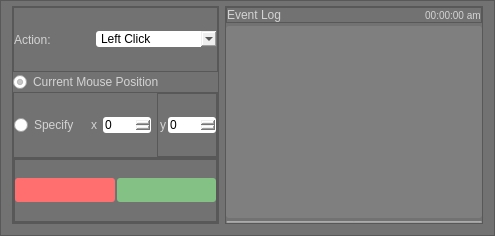
                  <widget class="QFrame" name="frame_23">
                   <property name="styleSheet">
                    <string notr="true">QFrame {
background-color: #727272;
color: #fff;
}
QRadioButton {
background-color: none;
}
</string>
                   </property>
                   <property name="frameShape">
                    <enum>QFrame::StyledPanel</enum>
                   </property>
                   <property name="frameShadow">
                    <enum>QFrame::Raised</enum>
                   </property>
                   <layout class="QHBoxLayout" name="horizontalLayout_7" stretch="0,1">
                    <property name="topMargin">
                     <number>5</number>
                    </property>
                    <item>
                     <widget class="QFrame" name="frame_22">
                      <property name="frameShape">
                       <enum>QFrame::StyledPanel</enum>
                      </property>
                      <property name="frameShadow">
                       <enum>QFrame::Raised</enum>
                      </property>
                      <layout class="QVBoxLayout" name="verticalLayout_8">
                       <property name="spacing">
                        <number>0</number>
                       </property>
                       <property name="leftMargin">
                        <number>0</number>
                       </property>
                       <property name="topMargin">
                        <number>0</number>
                       </property>
                       <property name="rightMargin">
                        <number>0</number>
                       </property>
                       <property name="bottomMargin">
                        <number>0</number>
                       </property>
                       <item>
                        <widget class="QFrame" name="frame">
                         <property name="frameShape">
                          <enum>QFrame::StyledPanel</enum>
                         </property>
                         <property name="frameShadow">
                          <enum>QFrame::Raised</enum>
                         </property>
                         <layout class="QHBoxLayout" name="horizontalLayout_20">
                          <property name="spacing">
                           <number>0</number>
                          </property>
                          <property name="leftMargin">
                           <number>0</number>
                          </property>
                          <property name="topMargin">
                           <number>0</number>
                          </property>
                          <property name="rightMargin">
                           <number>0</number>
                          </property>
                          <property name="bottomMargin">
                           <number>0</number>
                          </property>
                          <item>
                           <widget class="QLabel" name="label_2">
                            <property name="styleSheet">
                             <string notr="true">color: lightgray;</string>
                            </property>
                            <property name="text">
                             <string>Action:</string>
                            </property>
                           </widget>
                          </item>
                          <item>
                           <widget class="QComboBox" name="action">
                            <property name="styleSheet">
                             <string notr="true">border-radius: 3px;</string>
                            </property>
                            <item>
                             <property name="text">
                              <string>Left Click</string>
                             </property>
                            </item>
                            <item>
                             <property name="text">
                              <string>Left Double Click</string>
                             </property>
                            </item>
                            <item>
                             <property name="text">
                              <string>Left Triple Click</string>
                             </property>
                            </item>
                            <item>
                             <property name="text">
                              <string>Right Click</string>
                             </property>
                            </item>
                            <item>
                             <property name="text">
                              <string>Right Double Click</string>
                             </property>
                            </item>
                            <item>
                             <property name="text">
                              <string>Right Triple Click</string>
                             </property>
                            </item>
                            <item>
                             <property name="text">
                              <string>crtl c</string>
                             </property>
                            </item>
                            <item>
                             <property name="text">
                              <string>crtl v</string>
                             </property>
                            </item>
                            <item>
                             <property name="text">
                              <string>ctrl x</string>
                             </property>
                            </item>
                            <item>
                             <property name="text">
                              <string>a</string>
                             </property>
                            </item>
                            <item>
                             <property name="text">
                              <string>w</string>
                             </property>
                            </item>
                            <item>
                             <property name="text">
                              <string>s</string>
                             </property>
                            </item>
                            <item>
                             <property name="text">
                              <string>d</string>
                             </property>
                            </item>
                            <item>
                             <property name="text">
                              <string>e</string>
                             </property>
                            </item>
                            <item>
                             <property name="text">
                              <string>shift</string>
                             </property>
                            </item>
                            <item>
                             <property name="text">
                              <string>alt</string>
                             </property>
                            </item>
                            <item>
                             <property name="text">
                              <string>space</string>
                             </property>
                            </item>
                            <item>
                             <property name="text">
                              <string>esc</string>
                             </property>
                            </item>
                            <item>
                             <property name="text">
                              <string>enter</string>
                             </property>
                            </item>
                            <item>
                             <property name="text">
                              <string>f1</string>
                             </property>
                            </item>
                            <item>
                             <property name="text">
                              <string>f2</string>
                             </property>
                            </item>
                            <item>
                             <property name="text">
                              <string>f3</string>
                             </property>
                            </item>
                            <item>
                             <property name="text">
                              <string>f4</string>
                             </property>
                            </item>
                            <item>
                             <property name="text">
                              <string>f5</string>
                             </property>
                            </item>
                            <item>
                             <property name="text">
                              <string>f6</string>
                             </property>
                            </item>
                            <item>
                             <property name="text">
                              <string>f7</string>
                             </property>
                            </item>
                            <item>
                             <property name="text">
                              <string>f8</string>
                             </property>
                            </item>
                            <item>
                             <property name="text">
                              <string>f9</string>
                             </property>
                            </item>
                            <item>
                             <property name="text">
                              <string>f10</string>
                             </property>
                            </item>
                            <item>
                             <property name="text">
                              <string>f11</string>
                             </property>
                            </item>
                            <item>
                             <property name="text">
                              <string>f12</string>
                             </property>
                            </item>
                           </widget>
                          </item>
                         </layout>
                        </widget>
                       </item>
                       <item>
                        <widget class="QRadioButton" name="current">
                         <property name="cursor">
                          <cursorShape>PointingHandCursor</cursorShape>
                         </property>
                         <property name="styleSheet">
                          <string notr="true">color: lightgray;</string>
                         </property>
                         <property name="text">
                          <string>Current Mouse Position</string>
                         </property>
                         <property name="checked">
                          <bool>true</bool>
                         </property>
                        </widget>
                       </item>
                       <item>
                        <widget class="QFrame" name="frame_3">
                         <property name="frameShape">
                          <enum>QFrame::StyledPanel</enum>
                         </property>
                         <property name="frameShadow">
                          <enum>QFrame::Raised</enum>
                         </property>
                         <layout class="QHBoxLayout" name="horizontalLayout_17">
                          <property name="leftMargin">
                           <number>0</number>
                          </property>
                          <property name="topMargin">
                           <number>0</number>
                          </property>
                          <property name="rightMargin">
                           <number>0</number>
                          </property>
                          <property name="bottomMargin">
                           <number>0</number>
                          </property>
                          <item>
                           <widget class="QRadioButton" name="specify">
                            <property name="cursor">
                             <cursorShape>PointingHandCursor</cursorShape>
                            </property>
                            <property name="styleSheet">
                             <string notr="true">color: lightgray;</string>
                            </property>
                            <property name="text">
                             <string>Specify  </string>
                            </property>
                           </widget>
                          </item>
                          <item>
                           <widget class="QLabel" name="label_8">
                            <property name="styleSheet">
                             <string notr="true">color: lightgray;</string>
                            </property>
                            <property name="text">
                             <string>x</string>
                            </property>
                            <property name="alignment">
                             <set>Qt::AlignCenter</set>
                            </property>
                           </widget>
                          </item>
                          <item>
                           <widget class="QSpinBox" name="xcoor">
                            <property name="styleSheet">
                             <string notr="true">border-radius: 3px;</string>
                            </property>
                            <property name="maximum">
                             <number>9000</number>
                            </property>
                           </widget>
                          </item>
                          <item>
                           <widget class="QFrame" name="frame_36">
                            <property name="frameShape">
                             <enum>QFrame::StyledPanel</enum>
                            </property>
                            <property name="frameShadow">
                             <enum>QFrame::Raised</enum>
                            </property>
                            <layout class="QHBoxLayout" name="horizontalLayout_19">
                             <property name="spacing">
                              <number>2</number>
                             </property>
                             <property name="leftMargin">
                              <number>0</number>
                             </property>
                             <property name="topMargin">
                              <number>0</number>
                             </property>
                             <property name="rightMargin">
                              <number>0</number>
                             </property>
                             <property name="bottomMargin">
                              <number>0</number>
                             </property>
                             <item>
                              <widget class="QFrame" name="frame_15">
                               <property name="frameShape">
                                <enum>QFrame::StyledPanel</enum>
                               </property>
                               <property name="frameShadow">
                                <enum>QFrame::Raised</enum>
                               </property>
                              </widget>
                             </item>
                             <item>
                              <widget class="QLabel" name="label_13">
                               <property name="styleSheet">
                                <string notr="true">color: lightgray;</string>
                               </property>
                               <property name="text">
                                <string>y</string>
                               </property>
                               <property name="alignment">
                                <set>Qt::AlignCenter</set>
                               </property>
                              </widget>
                             </item>
                             <item>
                              <widget class="QSpinBox" name="ycoor">
                               <property name="styleSheet">
                                <string notr="true">border-radius: 3px;</string>
                               </property>
                               <property name="maximum">
                                <number>9000</number>
                               </property>
                              </widget>
                             </item>
                            </layout>
                           </widget>
                          </item>
                         </layout>
                        </widget>
                       </item>
                       <item>
                        <widget class="QFrame" name="frame_34">
                         <property name="frameShape">
                          <enum>QFrame::StyledPanel</enum>
                         </property>
                         <property name="frameShadow">
                          <enum>QFrame::Raised</enum>
                         </property>
                         <layout class="QHBoxLayout" name="horizontalLayout_12">
                          <property name="spacing">
                           <number>4</number>
                          </property>
                          <property name="leftMargin">
                           <number>0</number>
                          </property>
                          <property name="topMargin">
                           <number>0</number>
                          </property>
                          <property name="rightMargin">
                           <number>0</number>
                          </property>
                          <property name="bottomMargin">
                           <number>0</number>
                          </property>
                          <item>
                           <widget class="QFrame" name="frame_35">
                            <property name="frameShape">
                             <enum>QFrame::StyledPanel</enum>
                            </property>
                            <property name="frameShadow">
                             <enum>QFrame::Raised</enum>
                            </property>
                            <layout class="QHBoxLayout" name="horizontalLayout_18">
                             <property name="spacing">
                              <number>2</number>
                             </property>
                             <property name="leftMargin">
                              <number>0</number>
                             </property>
                             <property name="topMargin">
                              <number>0</number>
                             </property>
                             <property name="rightMargin">
                              <number>0</number>
                             </property>
                             <property name="bottomMargin">
                              <number>0</number>
                             </property>
                             <item>
                              <widget class="QPushButton" name="stopBtn">
                               <property name="cursor">
                                <cursorShape>PointingHandCursor</cursorShape>
                               </property>
                               <property name="toolTip">
                                <string>Stop Auto Clicker!</string>
                               </property>
                               <property name="styleSheet">
                                <string notr="true">QPushButton {
	image: url(:/newPrefix/images/24x24/cil-media-stop.png);
background-color:#ff6f6f;
padding:5px;
border-radius: 3px;
}
QPushButton:hover {
	background-color:#ff4c4c;
}</string>
                               </property>
                               <property name="text">
                                <string/>
                               </property>
                              </widget>
                             </item>
                             <item>
                              <widget class="QPushButton" name="startBtn">
                               <property name="cursor">
                                <cursorShape>PointingHandCursor</cursorShape>
                               </property>
                               <property name="toolTip">
                                <string>Start Auto Clicker!</string>
                               </property>
                               <property name="styleSheet">
                                <string notr="true">QPushButton {
image: url(:/newPrefix/images/24x24/cil-media-play.png);
background-color: #84c184;
padding: 5px;
border-radius: 3px;
}
QPushButton:hover {
	background-color: #66b266;
}</string>
                               </property>
                               <property name="text">
                                <string/>
                               </property>
                              </widget>
                             </item>
                            </layout>
                           </widget>
                          </item>
                         </layout>
                        </widget>
                       </item>
                      </layout>
                     </widget>
                    </item>
                    <item>
                     <widget class="QFrame" name="frame_19">
                      <property name="frameShape">
                       <enum>QFrame::StyledPanel</enum>
                      </property>
                      <property name="frameShadow">
                       <enum>QFrame::Raised</enum>
                      </property>
                      <layout class="QVBoxLayout" name="verticalLayout_15" stretch="0,1,0">
                       <property name="spacing">
                        <number>3</number>
                       </property>
                       <property name="leftMargin">
                        <number>0</number>
                       </property>
                       <property name="topMargin">
                        <number>0</number>
                       </property>
                       <property name="rightMargin">
                        <number>0</number>
                       </property>
                       <property name="bottomMargin">
                        <number>0</number>
                       </property>
                       <item>
                        <widget class="QFrame" name="frame_40">
                         <property name="frameShape">
                          <enum>QFrame::StyledPanel</enum>
                         </property>
                         <property name="frameShadow">
                          <enum>QFrame::Raised</enum>
                         </property>
                         <layout class="QHBoxLayout" name="horizontalLayout_10">
                          <property name="spacing">
                           <number>0</number>
                          </property>
                          <property name="leftMargin">
                           <number>0</number>
                          </property>
                          <property name="topMargin">
                           <number>0</number>
                          </property>
                          <property name="rightMargin">
                           <number>0</number>
                          </property>
                          <property name="bottomMargin">
                           <number>0</number>
                          </property>
                          <item>
                           <widget class="QLabel" name="label_6">
                            <property name="styleSheet">
                             <string notr="true">color: lightgray;</string>
                            </property>
                            <property name="text">
                             <string>Event Log</string>
                            </property>
                           </widget>
                          </item>
                          <item alignment="Qt::AlignRight">
                           <widget class="QLabel" name="mouseLastUpdate">
                            <property name="styleSheet">
                             <string notr="true">font-size: 10px;
color: lightgray;</string>
                            </property>
                            <property name="text">
                             <string>            00:00:00 am</string>
                            </property>
                           </widget>
                          </item>
                         </layout>
                        </widget>
                       </item>
                       <item>
                        <widget class="QListWidget" name="mouseList">
                         <property name="font">
                          <font>
                           <pointsize>-1</pointsize>
                          </font>
                         </property>
                         <property name="styleSheet">
                          <string notr="true">background-color: rgba(148, 148, 148, 102);
border-radius:3px;
padding:5px;
font-size: 10px;</string>
                         </property>
                        </widget>
                       </item>
                       <item>
                        <widget class="QProgressBar" name="progressBar">
                         <property name="styleSheet">
                          <string notr="true">QProgressBar{
font-size: 1px;
color: rgba(0,0,0,0.1);
min-height: 2px;
max-height: 2px;

}</string>
                         </property>
                         <property name="value">
                          <number>0</number>
                         </property>
                        </widget>
                       </item>
                      </layout>
                     </widget>
                    </item>
                   </layout>
                  </widget>
